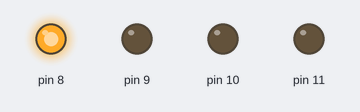
A sketch run on a simulated Arduino Uno, built with avr-gcc and run on an emulated ATmega328P. Parts: output pins drawn as LEDs (lit = HIGH). At 2.0 s the program stops and its outputs stay as they are.

Above: at 0.05 s.
At 0.95 s:
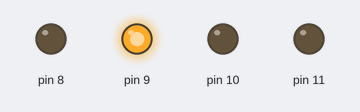
At 1.45 s:
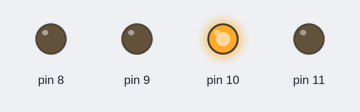
At 1.95 s:
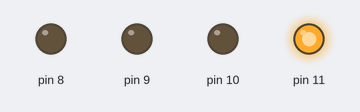
Timing chart, 0 to 3.0 s (numbered marks = the images above):
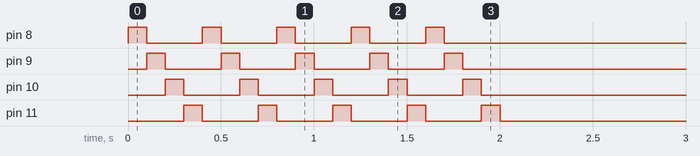

The sketch:

forLoop.ino
```cpp
void setup() {
  pinMode(8, OUTPUT);
  pinMode(9, OUTPUT);
  pinMode(10, OUTPUT);
  pinMode(11, OUTPUT);

}

void loop() {

  for(int i=0; i<=4; i++){
    digitalWrite(8, HIGH);
    delay(100);                //unit of delay is milliseconds
    digitalWrite(8, LOW);
    digitalWrite(9, HIGH);
    delay(100);
    digitalWrite(9, LOW);
    digitalWrite(10, HIGH);
    delay(100);
    digitalWrite(10, LOW);
    digitalWrite(11, HIGH);
    delay(100);
    digitalWrite(11, LOW);
  }
  exit(0);
}
```

Measured:
- by itself, pin 8–11: alternates HIGH for 0.10 s and LOW for 0.30 s, 10 changes in all, then stays LOW
